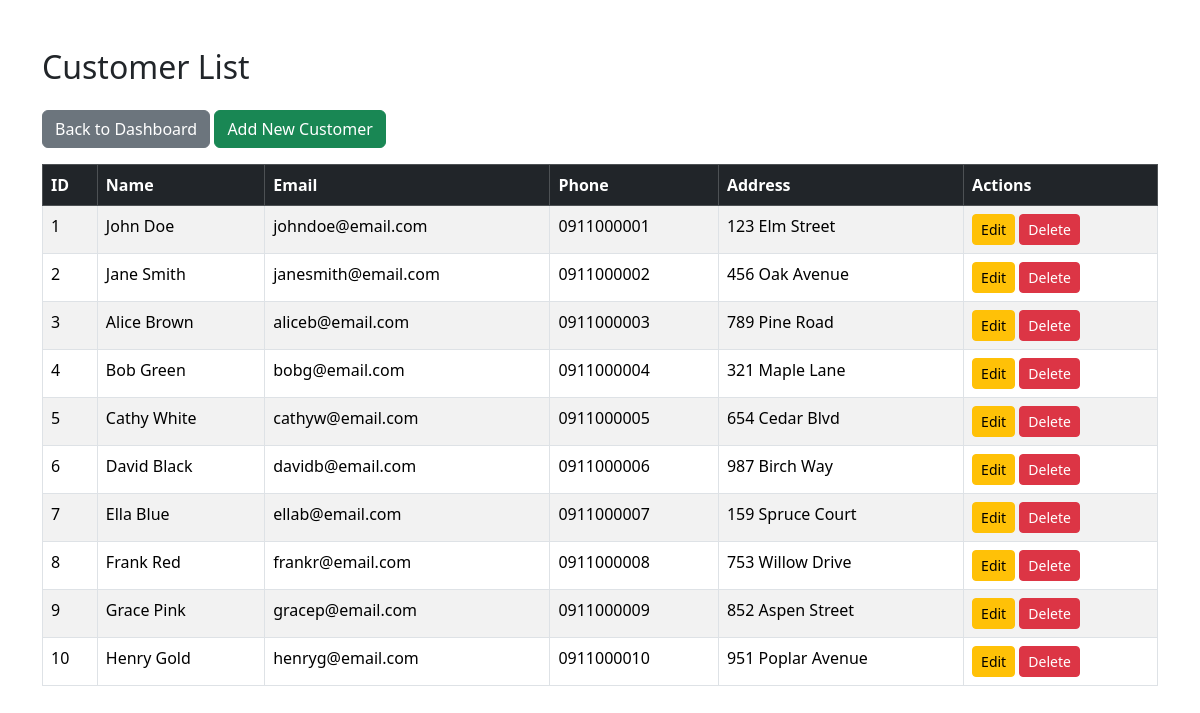
Screenshot of /DB_Martizano_Rabaya_Fernando_Graellos_Sedigo/grocery_store_bootstrap/customers.php with the database file from the repository.
### tables this page shows
CREATE TABLE `customers` (
  `customer_id` int(11) NOT NULL,
  `name` varchar(100) NOT NULL,
  `email` varchar(100) NOT NULL,
  `phone` varchar(20) DEFAULT NULL,
  `address` varchar(255) DEFAULT NULL
);

### DB_Martizano_Rabaya_Fernando_Graellos_Sedigo/grocery_store_bootstrap/customers.php (the view, shortened to what this page needs)
<?php
require_once 'config/database.php';
$stmt = $pdo->query("SELECT * FROM Customers");
$customers = $stmt->fetchAll(PDO::FETCH_ASSOC);
?>
<!DOCTYPE html>
<html lang="en">
<head>
    <link href="https://cdn.jsdelivr.net/npm/bootstrap@5.3.3/dist/css/bootstrap.min.css" rel="stylesheet">
</head>
<body>
<div class="container mt-5">
    <h2 class="mb-4">Customer List</h2>
    <a href="index.php" class="btn btn-secondary mb-3">Back to Dashboard</a>
    <a href="add_customer.php" class="btn btn-success mb-3">Add New Customer</a>
    <table class="table table-bordered table-striped">
        <thead class="table-dark">
            <tr>
                <th>ID</th>
                <th>Name</th>
                <th>Email</th>
                <th>Phone</th>
                <th>Address</th>
                <th>Actions</th>
            </tr>
        </thead>
        <tbody>
        <?php foreach ($customers as $customer): ?>
            <tr>
                <td><?= htmlspecialchars($customer['customer_id']) ?></td>
                <td><?= htmlspecialchars($customer['name']) ?></td>
                <td><?= htmlspecialchars($customer['email']) ?></td>
                <td><?= htmlspecialchars($customer['phone']) ?></td>
                <td><?= htmlspecialchars($customer['address']) ?></td>
                <td>
                    <a href="edit_customer.php?id=<?= $customer['customer_id'] ?>" class="btn btn-warning btn-sm">Edit</a>
                    <a href="delete_customer.php?id=<?= $customer['customer_id'] ?>" class="btn btn-danger btn-sm"
                       onclick="return confirm('Are you sure you want to delete this customer?');">Delete</a>
                </td>
            </tr>
        <?php endforeach; ?>
        </tbody>
    </table>
</div>
</body>
</html>

### rows the page displays
customers: customer_id "1", name "John Doe", email "johndoe@email.com", phone "0911000001", address "123 Elm Street"
customers: customer_id "2", name "Jane Smith", email "janesmith@email.com", phone "0911000002", address "456 Oak Avenue"
customers: customer_id "3", name "Alice Brown", email "aliceb@email.com", phone "0911000003", address "789 Pine Road"
customers: customer_id "4", name "Bob Green", email "bobg@email.com", phone "0911000004", address "321 Maple Lane"
customers: customer_id "5", name "Cathy White", email "cathyw@email.com", phone "0911000005", address "654 Cedar Blvd"
customers: customer_id "6", name "David Black", email "davidb@email.com", phone "0911000006", address "987 Birch Way"
customers: customer_id "7", name "Ella Blue", email "ellab@email.com", phone "0911000007", address "159 Spruce Court"
customers: customer_id "8", name "Frank Red", email "frankr@email.com", phone "0911000008", address "753 Willow Drive"
customers: customer_id "9", name "Grace Pink", email "gracep@email.com", phone "0911000009", address "852 Aspen Street"
customers: customer_id "10", name "Henry Gold", email "henryg@email.com", phone "0911000010", address "951 Poplar Avenue"
